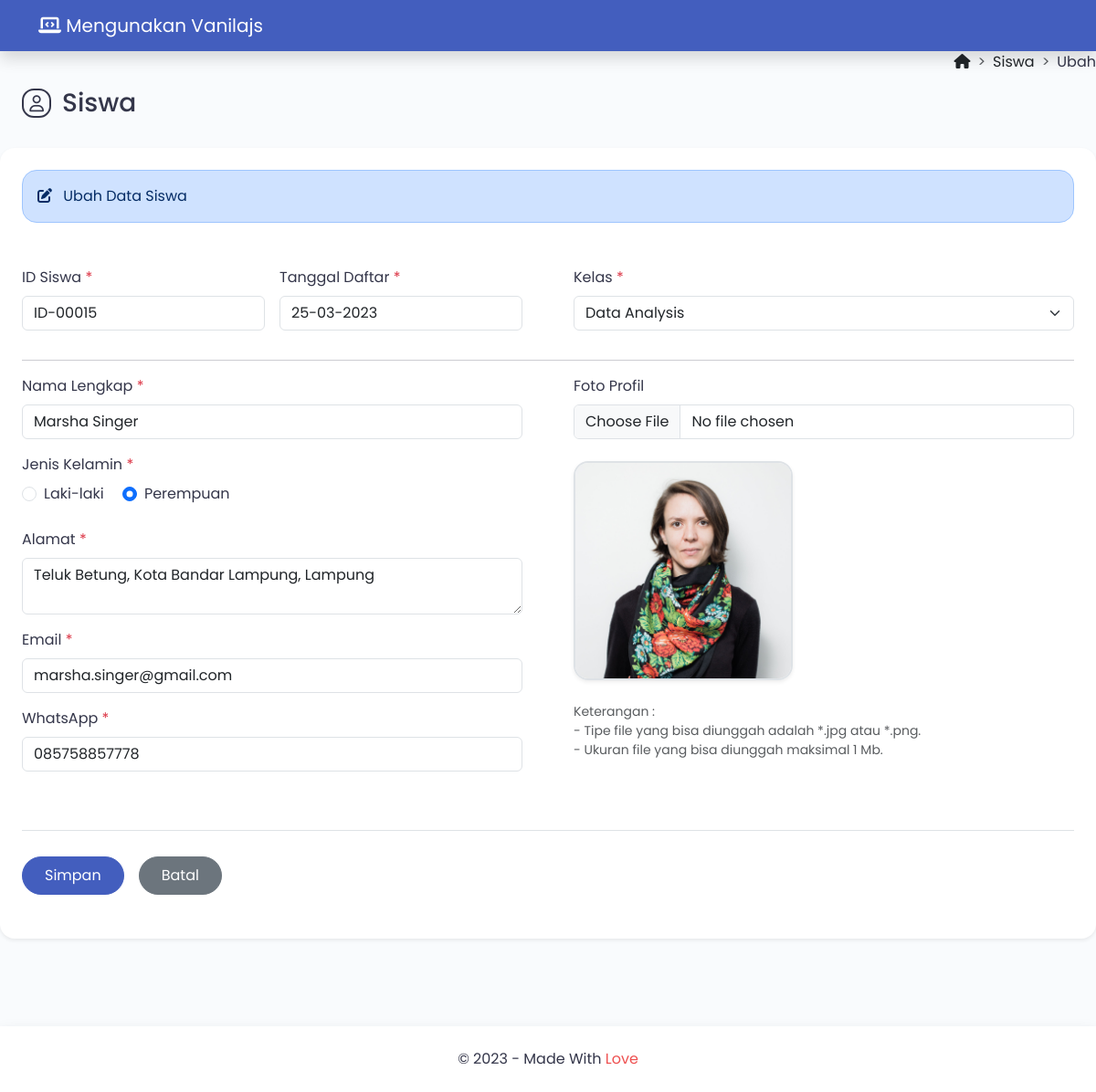
Screenshot of /?halaman=ubah&id=ID-00015 with the database file from the repository.
### tables this page shows
CREATE TABLE `tbl_siswa` (
  `id_siswa` varchar(8) NOT NULL,
  `tanggal_daftar` date NOT NULL,
  `kelas` varchar(30) NOT NULL,
  `nama_lengkap` varchar(50) NOT NULL,
  `jenis_kelamin` enum('Laki-laki','Perempuan') NOT NULL,
  `alamat` varchar(255) NOT NULL,
  `email` varchar(50) NOT NULL,
  `whatsapp` varchar(13) NOT NULL,
  `foto_profil` varchar(100) NOT NULL
);

### form_ubah.php (the view, shortened to what this page needs)
<?php
require 'config/database.php';
if (isset($_GET['id'])) {
    $id_siswa = $_GET['id'];
    $query = $db->query("SELECT * FROM tbl_siswa WHERE id_siswa='$id_siswa'")
                             or die('Ada kesalahan pada query tampil data : ' . $db->error);
    $data = $query->fetch_assoc();
}
?>
<div class="d-flex flex-column flex-lg-row mt-5 mb-4">
    <div class="flex-grow-1 d-flex align-items-center mt-5 ms-4">
        <i class="fa-regular fa-user icon-title"></i>
        <h3>Siswa</h3>
    </div>
    <div class="ms-5 ms-lg-0 pt-lg-2">
        <nav style="--bs-breadcrumb-divider: '>';" aria-label="breadcrumb">
            <ol class="breadcrumb">
                <li class="breadcrumb-item"><a href="#" class="text-dark text-decoration-none"><i class="fa-solid fa-house"></i></a></li>
                <li class="breadcrumb-item"><a href="?halaman=data" class="text-dark text-decoration-none">Siswa</a></li>
                <li class="breadcrumb-item" aria-current="page">Ubah</li>
            </ol>
        </nav>
    </div>
</div>
<div class="bg-white rounded-4 shadow-sm p-4 mb-5">
    <div class="alert alert-primary rounded-4 mb-5" role="alert">
        <i class="fa-solid fa-pen-to-square me-2"></i> Ubah Data Siswa
    </div>
    <form action="proses_ubah.php" method="post" enctype="multipart/form-data" class="needs-validation" novalidate>
        <div class="row">
            <div class="col-xl-6">
                <div class="row g-0">
                    <div class="mb-3 col-xl-6 pe-xl-3">
                        <label class="form-label">ID Siswa <span class="text-danger">*</span></label>
                        <input type="text" name="id_siswa" class="form-control" value="<?php echo $data['id_siswa']; ?>" readonly>
                    </div>
                    <div class="mb-3 col-xl-6 pe-xl-3">
                        <label class="form-label">Tanggal Daftar <span class="text-danger">*</span></label>
                        <input type="text" name="tanggal_daftar" class="form-control datepicker" autocomplete="off" value="<?php echo date('d-m-Y', strtotime($data['tanggal_daftar'])); ?>" required>
                    </div>
                </div>
            </div>
            <div class="col-xl-6">
                <div class="mb-3 ps-xl-3">
                    <label class="form-label">Kelas <span class="text-danger">*</span></label>
                    <select name="kelas" class="form-select" autocomplete="off" required>
                        <option value="<?php echo $data['kelas']; ?>"><?php echo $data['kelas']; ?></option>
                    </select>
                </div>
            </div>
        </div>
        <hr class="mb-4-2">
        <div class="row">
            <div class="col-xl-6">
                <div class="mb-3 pe-xl-3">
                    <label class="form-label">Nama Lengkap <span class="text-danger">*</span></label>
                    <input type="text" name="nama_lengkap" class="form-control" autocomplete="off" value="<?php echo $data['nama_lengkap']; ?>" required>
                </div>
                <div class="mb-4 pe-xl-3">
                    <label class="form-label">Jenis Kelamin <span class="text-danger">*</span></label>
                    <br>
                    <?php
                    if ($data['jenis_kelamin'] == 'Laki-laki') { ?>
                        <div class="form-check form-check-inline">
                            <input type="radio" id="laki_laki" name="jenis_kelamin" class="form-check-input" value="Laki-laki" checked required>
                            <label class="form-check-label" for="laki_laki">Laki-laki</label>
                        </div>
                        <div class="form-check form-check-inline">
                            <input type="radio" id="perempuan" name="jenis_kelamin" class="form-check-input" value="Perempuan" required>
                            <label class="form-check-label" for="perempuan">Perempuan</label>
                            <div class="invalid-feedback invalid-feedback-inline">Pilih salah satu jenis kelamin.</div>
                        </div>
                    <?php
                    } else { ?>
                        <div class="form-check form-check-inline">
                            <input type="radio" id="laki_laki" name="jenis_kelamin" class="form-check-input" value="Laki-laki" required>
                            <label class="form-check-label" for="laki_laki">Laki-laki</label>
                        </div>
                        <div class="form-check form-check-inline">
                            <input type="radio" id="perempuan" name="jenis_kelamin" class="form-check-input" value="Perempuan" checked required>
                            <label class="form-check-label" for="perempuan">Perempuan</label>
                        </div>
                    <?php } ?>
                </div>
                <div class="mb-3 pe-xl-3">
                    <label class="form-label">Alamat <span class="text-danger">*</span></label>
                    <textarea name="alamat" rows="2" class="form-control" autocomplete="off" required><?php echo $data['alamat']; ?></textarea>
                </div>
                <div class="mb-3 pe-xl-3">
                    <label class="form-label">Email <span class="text-danger">*</span></label>
                    <input type="email" name="email" class="form-control" autocomplete="off" value="<?php echo $data['email']; ?>" required>
                </div>
                <div class="mb-3 pe-xl-3">
                    <label class="form-label">WhatsApp <span class="text-danger">*</span></label>
                    <input type="text" name="whatsapp" class="form-control" maxlength="13" autocomplete="off" onKeyPress="return goodchars(event,'0123456789',this)" value="<?php echo $data['whatsapp']; ?>" required>
                </div>
            </div>
            <div class="col-xl-6">
                <div class="mb-3 ps-xl-3">
                    <label class="form-label">Foto Profil</label>
                    <input type="file" accept=".jpg, .jpeg, .png" id="foto" name="foto" class="form-control" autocomplete="off">
                    <div class="mt-4">
                        <img id="preview_foto" src="images/<?php echo $data['foto_profil']; ?>" class="border border-2 img-fluid rounded-4 shadow-sm" alt="Foto Profil" width="240" height="240">
                    </div>
                    <div class="form-text mt-4">
                        Keterangan : <br>
                        - Tipe file yang bisa diunggah adalah *.jpg atau *.png. <br>
                        - Ukuran file yang bisa diunggah maksimal 1 Mb.
                    </div>
                </div>
            </div>
        </div>
        <div class="pt-4 pb-2 mt-5 border-top">
            <div class="d-grid gap-3 d-sm-flex justify-content-md-start pt-1">
                <input type="submit" name="simpan" value="Simpan" class="btn btn-primary rounded-pill py-2 px-4">
                <a href="?halaman=data" class="btn btn-secondary rounded-pill py-2 px-4">Batal</a>
            </div>
        </div>
    </form>
</div>

### assets/css/style.css (style rules this page uses)
body { font-family: poppins, sans-serif; background: #f9fbfd; color: #34364a; }
.icon-title { display: inline-flex; align-items: center; justify-content: center; color: #34364a; border: 2px solid #34364a; width: 18px; height: 18px; padding: 14px; font-size: 18px; border-radius: 41%; margin-right: 12px; margin-bottom: 8px; }
.btn-primary { --bs-btn-color: #fff; --bs-btn-bg: #435ebe; --bs-btn-border-color: #435ebe; --bs-btn-hover-color: #fff; --bs-btn-hover-bg: #3950a2; --bs-btn-hover-border-color: #364b98; --bs-btn-focus-shadow-rgb: 49, 132, 253; --bs-btn-active-color: #fff; --bs-btn-active-bg: #364b98; --bs-btn-active-border-color: #364b98; --bs-btn-active-shadow: inset 0 3px 5px rgba(0, 0, 0, 0.125); --bs-btn-disabled-color: #fff; --bs-btn-disabled-bg: #435ebe; --bs-btn-disabled-border-color: #435ebe; }

### rows the page displays
tbl_siswa: id_siswa "ID-00015", tanggal_daftar "25-03-2023", kelas "Data Analysis", nama_lengkap "Marsha Singer", alamat "Teluk Betung, Kota Bandar Lampung, Lampung", email "marsha.singer@gmail.com", whatsapp "085758857778", foto_profil (picture)
